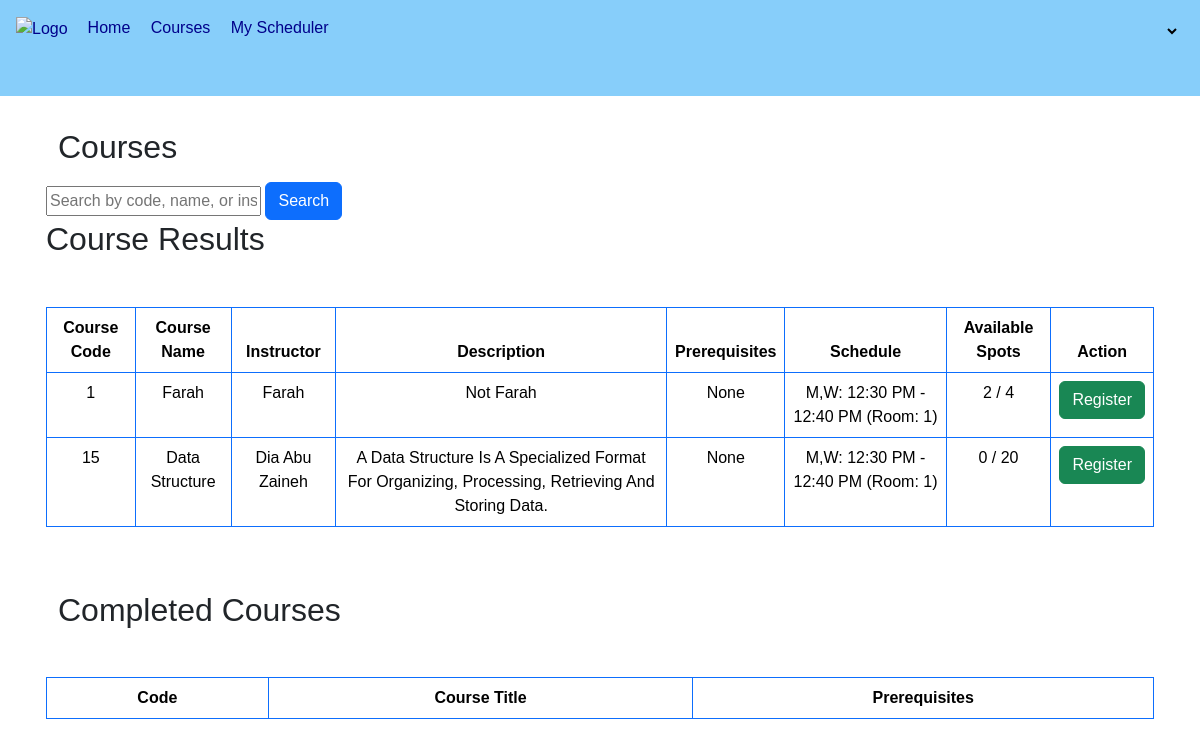
Before: /courses/ with the older database file.
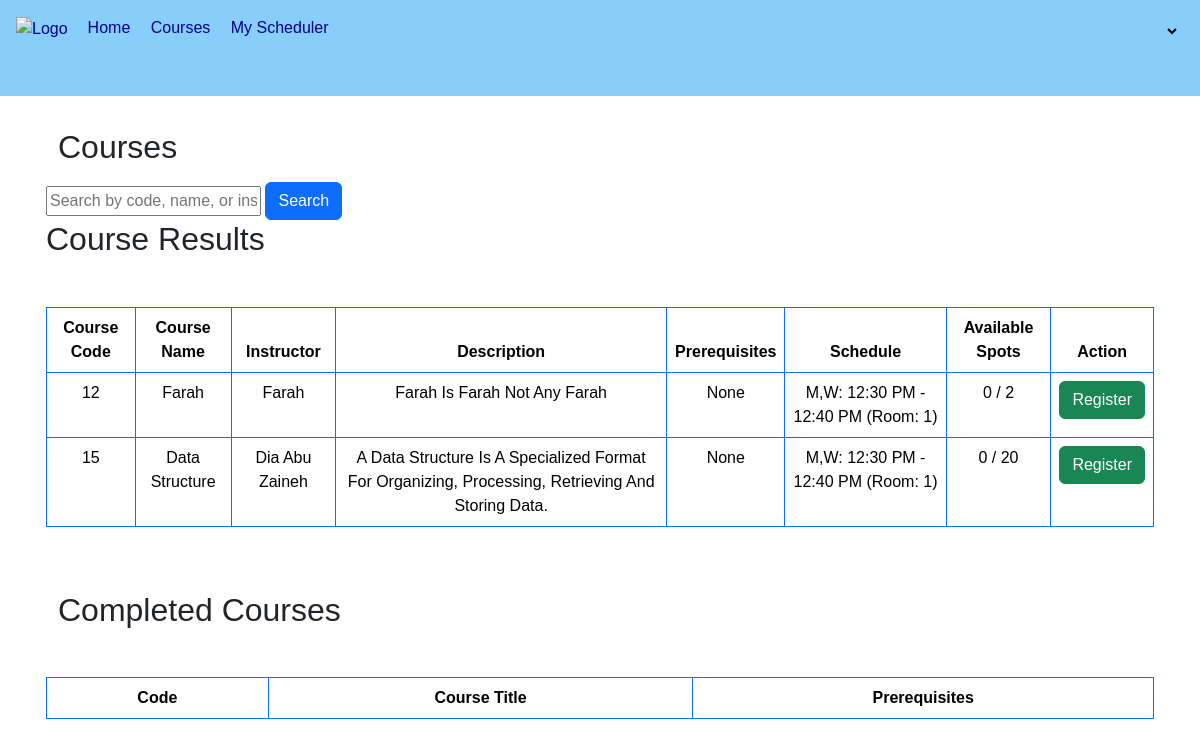
After: the same page with the newer database file.
### courses/models.py (models this page shows, shortened)
class Course(models.Model):
    code = models.CharField(max_length=90, unique=True, primary_key=True)
    name = models.CharField(max_length=100, null=True)
    description = models.TextField(null=True)
    instructor = models.CharField(max_length=100, null=True)
    scheduled = models.ForeignKey(CourseSchedule, on_delete=models.PROTECT, related_name='courses')
    prerequisites = models.ManyToManyField('self', blank=True, symmetrical=False)
    capacity = models.IntegerField(null=True)
    students = models.ManyToManyField(Student, related_name='courses',blank=True)
    class Meta:
        indexes = [
            models.Index(fields=['code']),
        ]

class CourseSchedule(models.Model):
    DAY_CHOICES = (
        ('S,T,T', 'Sunday, Tuesday, Thursday'),
        ('M,W', 'Monday, Wednesday')
    )
    days = models.CharField(max_length=50, null=True, choices=DAY_CHOICES)
    start_time = models.TimeField(null=True)
    end_time = models.TimeField(null=True)
    room_no = models.CharField(max_length=10, null=True)

### courses/views.py (the view)
# urls.py: path("",include("courses.urls")),
def courses(request):
    query = request.GET.get('search_query', '')
    student = None
    registered_courses = set()
    completed_courses = []
    if 'student_id' in request.session:
        student = Student.objects.get(id=request.session['student_id'])
        registered_courses = set(StudentRegistration.objects.filter(student=student).values_list('course__code', flat=True))
        completed_courses = StudentRegistration.objects.filter(student=student, completed=True)
        completed_courses_codes = [registration.course.code for registration in completed_courses]
    else:
        completed_courses_codes = []
    courses = Course.objects.filter(
        Q(code__icontains=query) |
        Q(name__icontains=query) |
        Q(instructor__icontains=query)
    ).exclude(code__in=completed_courses_codes)
    course_data = []
    for course in courses:
        prerequisites_met = all(StudentRegistration.objects.filter(student=student, course=prerequisite).exists() for prerequisite in course.prerequisites.all())
        if prerequisites_met:
            registered_students_count = StudentRegistration.objects.filter(course=course).count()
            available_spots = course.capacity - registered_students_count
            course_data.append({
                'course': course,
                'available_spots': available_spots,
                'registered_students_count': registered_students_count,
                'is_registered': course.code in registered_courses,
            })
    context = {
        'student': student,
        'course_data': course_data,
        'query': query,
        'username': request.user.username,
        'completed_courses': completed_courses
    }
    return render(request, "courses/Student/courses.html", context)

### courses/templates/courses/Student/courses.html (shortened to what the changed rows need)
{% load static %}
<!DOCTYPE html>
<html lang="en">
<head>
    <link rel="stylesheet" href="https://cdn.jsdelivr.net/npm/bootstrap@5.3.3/dist/css/bootstrap.min.css">
    <link rel="stylesheet" href="{% static 'css/index.css' %}">
</head>
<body>
    <header>
    <div class="p-3 container">
        <div class="container">
            <h2 class="my-3 mb-3">Courses</h2>
        </div>
        {% if course_data %}
            <h2>Course Results</h2>
            <table class="table table-bordered mt-5 text-center border-primary text-capitalize">
                <thead>
                    <tr>
                        <th>Course Code</th>
                        <th>Course Name</th>
                        <th>Instructor</th>
                        <th>Description</th>
                        <th>Prerequisites</th>
                        <th>Schedule</th>
                        <th>Available Spots</th>
                        <th>Action</th>
                    </tr>
                </thead>
                <tbody>
                    {% for data in course_data %}
                        <tr>
                            <td>{{ data.course.code }}</td>
                            <td>{{ data.course.name }}</td>
                            <td>{{ data.course.instructor }}</td>
                            <td>{{ data.course.description }}</td>
                            <td>
                                {% if data.course.prerequisites.exists %}
                                    {{ data.course.prerequisites.all|join:", " }}
                                {% else %}
                                    None
                                {% endif %}
                            </td>
                            <td>
                                {% if data.course.scheduled %}
                                    {{ data.course.scheduled.days }}: {{ data.course.scheduled.start_time|date:"g:i A" }} - {{ data.course.scheduled.end_time|date:"g:i A" }} (Room: {{ data.course.scheduled.room_no }})
                                {% else %}
                                    No Schedule
                                {% endif %}
                            </td>
                            <td>{{ data.registered_students_count }} / {{ data.course.capacity }}</td>
                            <td>
                                {% if data.is_registered %}
                                    <form method="post" action="{% url 'delete_course' data.course.code %}">
                                        {% csrf_token %}
                                        <button type="submit" class="btn btn-danger">Unregister</button>
                                    </form>
                                {% else %}
                                    <form method="post" action="{% url 'register_course' data.course.code %}">
                                        <button type="submit" class="btn btn-success">Register</button>
                                    </form>
                                {% endif %}
                            </td>
                        </tr>
                    {% endfor %}
                </tbody>
            </table>
        {% else %}
            <p>No courses found.</p>
        {% endif %}
    </div>
    <div class="p-3 container">
        <div class="container">
            <h2 class="my-3 mb-3">Completed Courses</h2>
        </div>
        <table class="table table-bordered mt-5 text-center border-primary text-capitalize">
            <thead>
                <tr>
                    <th>Code</th>
                    <th>Course Title</th>
                    <th>Prerequisites</th>
                </tr>
            </thead>
        </table>
    </div>
</header>
</body>
</html>

Changed rows visible on the page:
removed Course: course.code "1", course.name "Farah", course.instructor "Farah", course.description "Not Farah", shows "None", course.scheduled.days "M,W", course.scheduled.start_time "12:30 PM", course.scheduled.end_time "12:40 PM", course.scheduled.room_no "1", registered_students_count "2", course.capacity "4"
now on this page (row unchanged): Course: course.code "12", course.name "Farah", course.instructor "Farah", course.description "Farah Is Farah Not Any Farah", shows "None", course.scheduled.days "M,W", course.scheduled.start_time "12:30 PM", course.scheduled.end_time "12:40 PM", course.scheduled.room_no "1", registered_students_count "0", course.capacity "2"
